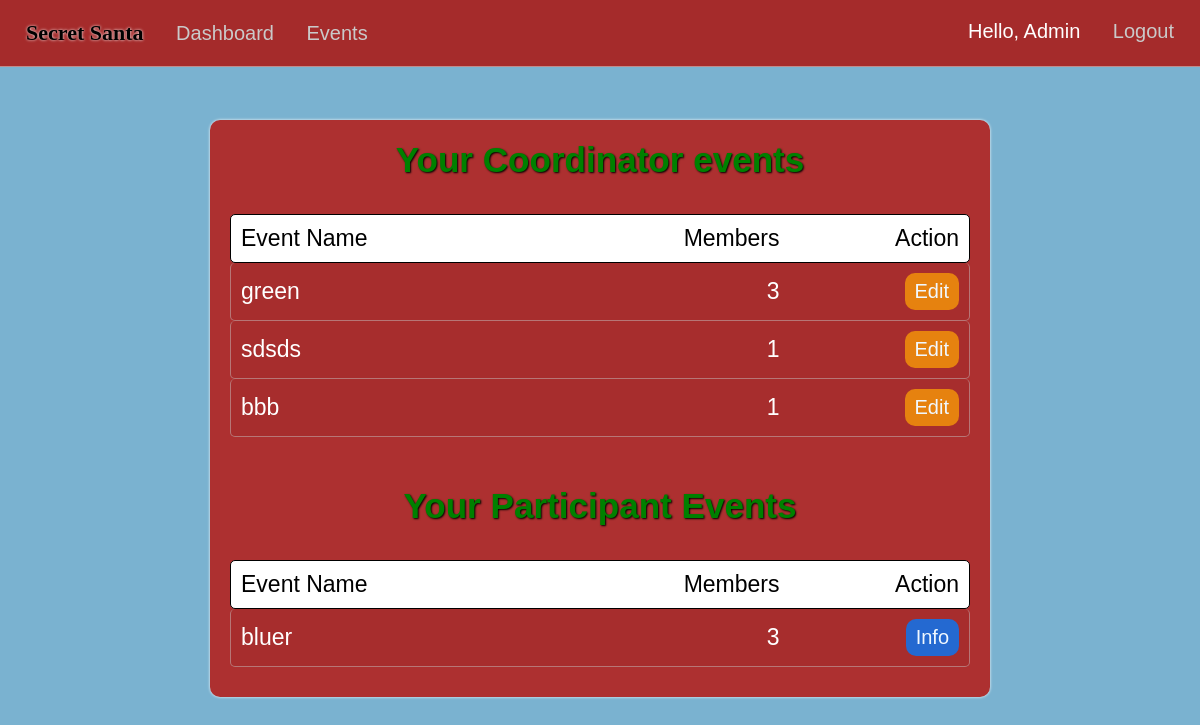
Page /dashboard (signed in) on the earlier database version.
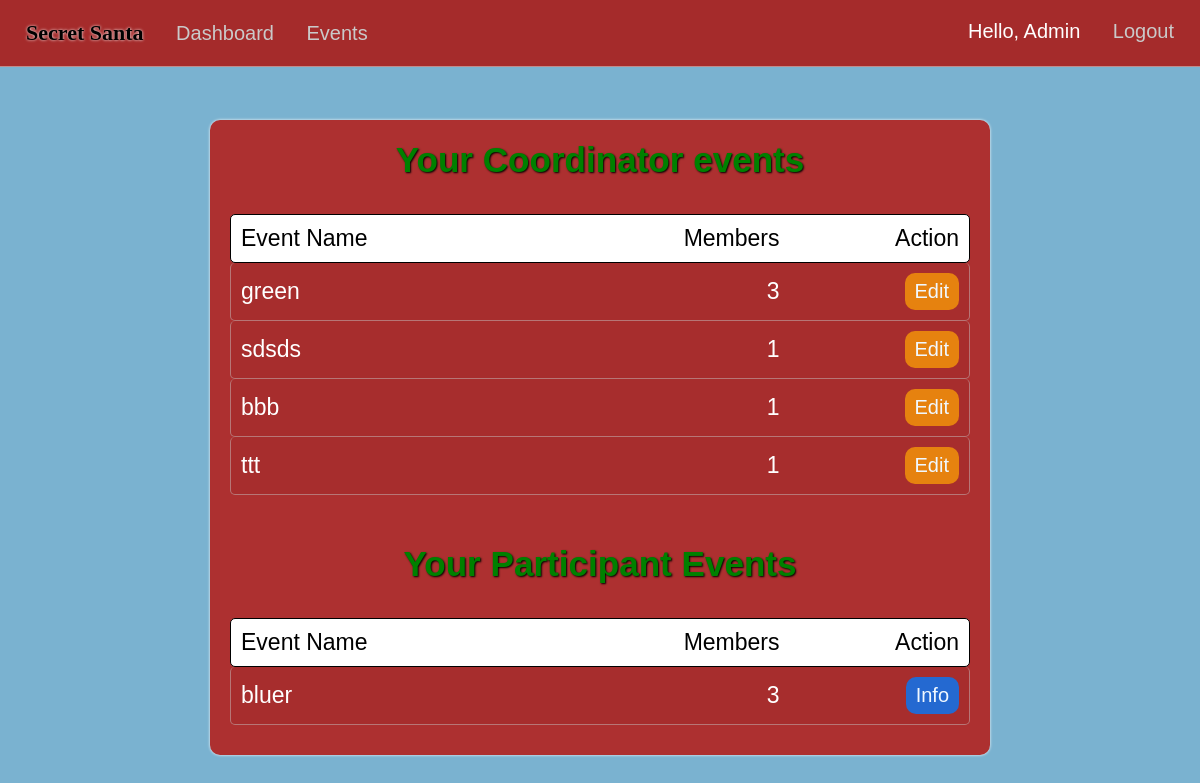
Same page on the later database version.
### market/models.py (models this page shows, shortened)
class User(db.Model, UserMixin):
    id = db.Column(db.Integer(), primary_key=True)
    username = db.Column(db.String(length=30), nullable=False, unique=True)
    first_name = db.Column(db.String(length=50), nullable=False)
    last_name = db.Column(db.String(length=50), nullable=False)
    email_address = db.Column(db.String(length=50), nullable=False, unique=True)
    password_hash = db.Column(db.String(length=60), nullable=False)
    events = db.relationship('Event', backref='coordinator', lazy=True)
    events_attending = db.relationship('EventMembers', backref='attendees', lazy=True)
    @property
    def password(self):
        return self.password_hash

class EventMembers(db.Model):
    id = db.Column(db.Integer(), primary_key=True)
    event_id = db.Column(db.Integer(), db.ForeignKey('event.event_id'), nullable=False)
    user_id = db.Column(db.Integer(), db.ForeignKey('user.id'), nullable=False)
    status = db.Column(db.String(length=20))
    user = db.relationship('User', backref='event_members', lazy=True)
    events = db.relationship('Event', backref='event_link', lazy=True)

class Event(db.Model):
    event_id = db.Column(db.Integer(), primary_key=True)
    coordinator_id = db.Column(db.Integer(), db.ForeignKey('user.id'), nullable=False)
    event_name = db.Column(db.String(length=75), nullable=False, unique=True)
    event_date = db.Column(db.Date())
    event_status = db.Column(db.String(length=20))
    members = db.relationship('EventMembers', backref='attended_events', lazy=True)
    fields = db.relationship('EventFields', backref='event_for_field', lazy=True)
    filled_fields = db.relationship('UserEventFields', backref='FieldEvent', lazy=True)

### market/routes.py (the view)
@app.route("/dashboard")
@login_required
def dashboard_page():
    user_events=EventMembers.query.filter_by(user_id=current_user.id,status='member').all()
    return render_template('dashboard.html',user_events=user_events)

### market/models.py (called while the page is built)
@login_manager.user_loader
def load_user(user_id):
    return User.query.get(int(user_id))

### market/templates/dashboard.html (shortened to what this page needs)
{% extends 'base.html' %}
{% block style %}
<link rel= "stylesheet" type= "text/css" href= "{{ url_for('static',filename='styles/dashboard.css') }}">
{% endblock %}
{% block content %}
<center>
{% if user_events %}
  <div class="content-container">
  <div class="event-filled">
    <h3>Your Coordinator events</h3><br/>
    <div class="info-titles">
      <div class="event-info-interior">
        <p>Event Name</p>
        <p>Members</p>
      </div>
      <p>Action</p>
    </div>
  {% for event in user_events %}
    {% if event.attended_events.coordinator_id == current_user.id %}
      <div class="event-info">
        <div class="event-info-interior">
        <p>{{ event.attended_events.event_name }}</p>
        {% set count = [] %}
        {% for person in event.attended_events.members%}
          {% if person.status == 'member'%}
            {% set _ = count.append(person) %}
          {% endif %}
        {% endfor %}
        <p>{{count|length}}</p>
        </div>
        <a href="{{ url_for('event_info', event_id=event.event_id) }}"><button class="edit-btn">Edit</button></a>
      </div>
    {% endif %}
  {% endfor %}
  <br/>
  <h3 class="dash-title">Your Participant Events</h3><br/>
  <div class="info-titles">
    <div class="event-info-interior">
      <p>Event Name</p>
      <p>Members</p>
    </div>
    <p>Action</p>
  </div>
  {% for event in user_events %}
  {% if current_user.is_authenticated and event.attended_events.coordinator_id != current_user.id %}
    <div class="event-info">
      <div class="event-info-interior">
      <p>{{event.attended_events.event_name}}</p>
      <p class="members">{{ event.attended_events.members|length }}</p>
      </div>
      <a href="{{ url_for('event_info', event_id=event.event_id) }}"><button class="info-btn">Info</button></a>
    </div>
  {% endif %}
{% endfor %}
  </div>
  </div>
  {% endif%}
</center>
{% endblock %}

### market/templates/base.html (shortened to what this page needs)
<!DOCTYPE html>
<html lang="en">
<head>
  <link rel= "stylesheet" type= "text/css" href= "{{ url_for('static',filename='styles/main.css') }}">
  {% block style %}
  {% endblock %}
</head>
<body>
  <nav>
    <ul class="top-left-nav">
      <a href="{{ url_for('home_page') }}" ><li class="li-title">
        Secret Santa
      </li></a>
    {% if current_user.is_authenticated %}
      <li>
        <a href="{{ url_for('dashboard_page') }}" class="nav-item">Dashboard</a>
      </li>
      <li>
        <a href="{{ url_for('events_page') }}" class="nav-item">Events</a>
      </li>
    {% endif %}
    </ul>
    {% if current_user.is_authenticated %}
    <ul class="top-right-nav">
      <li>
        <p class="nav-name">Hello, {{ current_user.first_name.title() }} </p>
      </li>
      <li>
        <a class="nav-item" href="{{ url_for('logout_page') }}">Logout</a>
      </li>
    </ul>
    {% endif %}
  </nav>
  {% block content %}
  {% endblock %}
</body>
</html>

### market/static/styles/main.css (style rules this page uses)
* { margin: 0px; box-sizing: border-box; }
body { margin-top: 66px; font-family: Arial, Helvetica, sans-serif; background-color: rgb(122, 178, 208); color: white; padding: 0px 10px; padding-bottom: 80px; }
nav { display: flex; justify-content: space-between; background-color: rgb(165, 43, 43); padding: 20px 20px; position: fixed; right: 0px; left: 0px; top:0px; z-index: 1000; color: black; font-family:'Gill Sans', 'Gill Sans MT', Calibri, 'Trebuchet MS', sans-serif; font-size: 20px; border-bottom: 1px solid rgba(209, 208, 208, 0.589); }
.li-title { font-weight: bolder; font-size: 22px; font-family: 'Grinched'; text-shadow: 0px 0px 3px white; }
.top-left-nav { list-style: none; padding: 0px; display: inline-block; }
.top-left-nav li,.top-right-nav li { display: inline-block; margin-right: 6px; margin-left: 6px; }
.top-right-nav { list-style: none; padding: 0px; display: inline-block; }
.nav-item { text-decoration: none; color: rgb(202, 201, 201); margin-left: 15px; }
.nav-name { text-decoration: none; color: rgb(255, 255, 255); }
a { text-decoration: none; color: Black; }

### market/static/styles/dashboard.css (style rules this page uses)
.event-filled { margin-left: 20px; margin-right: 20px; padding-bottom: 30px; margin-top: 120px; color: white; min-height: 550px; max-width: 780px; background-color: rgb(173, 48, 48); border-radius: 10px; box-shadow: 0px 0px 3px white; font-size: 30px; padding-top: 20px; font-family: 'Grinched', 'Gill Sans', 'Gill Sans MT', Calibri, 'Trebuchet MS', sans-serif; }
h3 { text-shadow: 1px 1px 2px black; color: green; }
.info-titles { color: black; display: flex; justify-content: space-between; padding: 10px; margin-left: 20px; margin-right: 20px; background-color: rgb(255, 255, 255); border-bottom: 1px solid rgba(201, 201, 201, 0.475); border-radius: 5px; align-items:center; font-size: 23px; border: 1px solid rgb(0, 0, 0); }
.event-info { display: flex; justify-content: space-between; padding: 10px; margin-left: 20px; margin-right: 20px; background-color: rgba(165, 44, 44, 0.664); border-bottom: 1px solid rgba(201, 201, 201, 0.475); border-radius: 5px; align-items:center; font-size: 23px; border-right: 1px solid rgba(201, 201, 201, 0.475); border-left: 1px solid rgba(201, 201, 201, 0.475); font-family: 'Gill Sans', 'Gill Sans MT', Calibri, 'Trebuchet MS', sans-serif; }
.event-info-interior { display: flex; width: 75%; font-size: 23px; justify-content: space-between; }
.dash-title { margin-top: 15px; }
.info-btn { cursor: pointer; background-color: rgb(36, 105, 209); border: none; color: aliceblue; padding: 7px 10px; border-radius: 10px; font-size: 20px; font-family: 'Gill Sans', 'Gill Sans MT', Calibri, 'Trebuchet MS', sans-serif; }
.edit-btn { cursor: pointer; background-color: rgb(230, 130, 15); border: none; color: aliceblue; padding: 7px 10px; border-radius: 10px; font-size: 20px; font-family: 'Gill Sans', 'Gill Sans MT', Calibri, 'Trebuchet MS', sans-serif; }

Differences in the rows shown:
added EventMembers: attended_events.event_name "ttt", count "1", shown under "Your Coordinator events"
